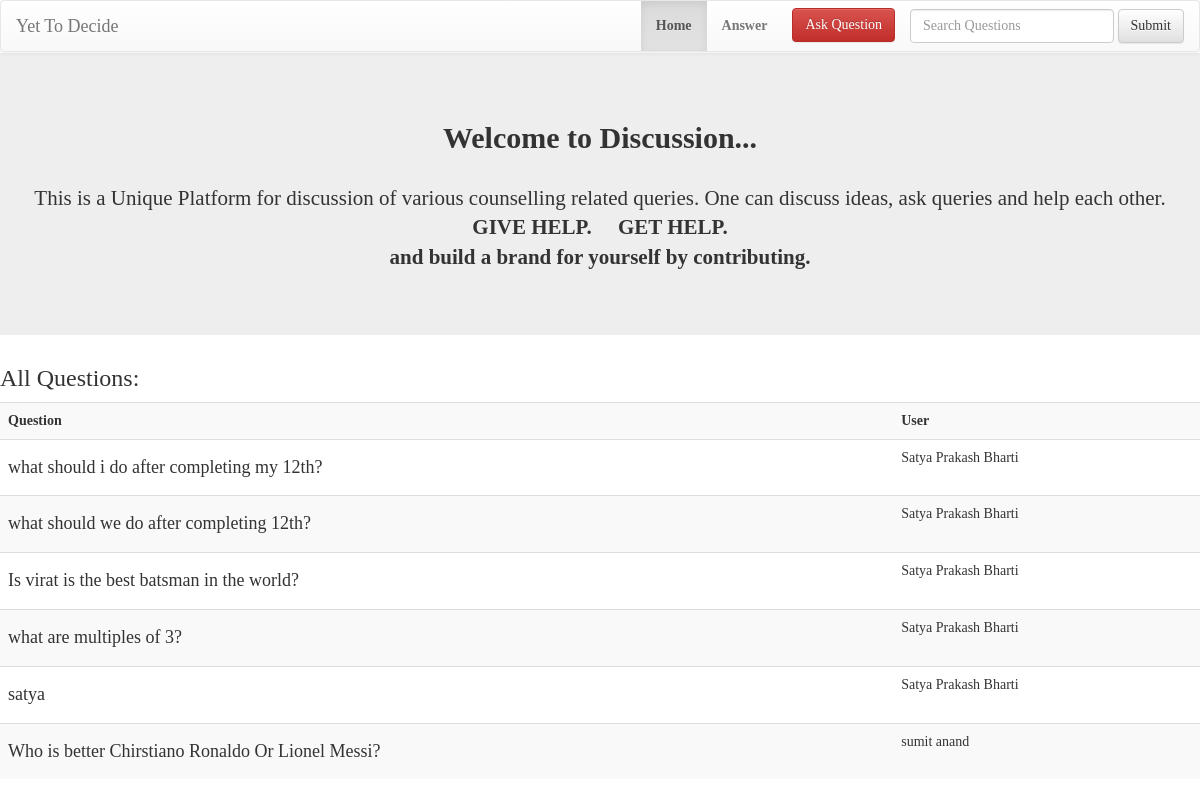
The page /discusssearch.php on the database its author committed.
### tables this page shows
CREATE TABLE `question` (
  `ques_id` int(11) NOT NULL,
  `question` longtext NOT NULL,
  `email` varchar(30) NOT NULL
);

CREATE TABLE `users` (
  `email` varchar(1000) NOT NULL,
  `pass` varchar(30) NOT NULL,
  `name` varchar(30) NOT NULL,
  `phone` varchar(10) NOT NULL,
  `profilep` varchar(200) DEFAULT NULL,
  `college` varchar(245) DEFAULT NULL,
  `about` longtext
);

### discusssearch.php (the view, shortened to what this page needs)
<!DOCTYPE html>
<html>
<head>
	<link rel="stylesheet" href="footer.css" type="text/css">
    <link rel="stylesheet" href="https://maxcdn.bootstrapcdn.com/bootstrap/3.3.7/css/bootstrap.min.css">
    <link rel="stylesheet" href="https://maxcdn.bootstrapcdn.com/bootstrap/3.3.7/css/bootstrap-theme.min.css">
</head>
    <header>
		<nav class="navbar navbar-default">
		  <div class="container-fluid">
			<div class="navbar-header">
			  <a class="navbar-brand" href="index.php">Yet To Decide</a>
			</div>
			<div class="collapse navbar-collapse" id="bs-example-navbar-collapse-1">
			  <ul class="nav navbar-nav navbar-right">
				<li class="active"><a href="index.php"><b>Home</b> <span class="sr-only">(current)</span></a></li>
				<li><a href="#"><b>Answer</b></a></li>
<form class="navbar-form navbar-right" action="discusssearch.php" method="post">
				<div class="form-group">
				  <input type="text" class="form-control" name="question" placeholder="Search Questions">
				</div>
				<button type="submit" name="search" value="Search" class="btn btn-default">Submit</button>
			  </form>
  <button type="button" style="margin-top:7px;margin-left:10px;" class="btn btn-danger" data-toggle="modal" data-target="#myModal">Ask Question</button>
			  </ul>
			</div>
		  </div>
		</nav>
	</header>
<body style="font-family:Times New Roman;">
<div class="jumbotron" style="margin-top:-19px;">
              <center>  <h2><b>Welcome to Discussion...</b></h2><br>
                <p class="lead">This is a Unique Platform for discussion of various counselling related queries. One can discuss ideas, ask queries and help each other.<br><strong>GIVE HELP.&emsp;  GET HELP.<br> and build a brand for yourself by contributing.</strong></p>
			   </center>
            </div>
<h3>All Questions:</h3>
<?php
$link=mysqli_connect('localhost','root','','counselling') or die ('Unable to connect to the server');
$Name= $_POST['question'];
$s="'%".$Name."%'";
$query = "SELECT question.*,users.name
FROM question,users
WHERE question like $s
  and question.email =users.email
ORDER BY ques_id desc";
$result = mysqli_query($link,$query);
$count= mysqli_num_rows($result);
if($count==0)
{
	echo 'No results found';
}
else
{
echo "<table class='table table-striped' width = '700px'>
<tr><th>Question</th>
<th>User</th>
</tr>";
while($row = mysqli_fetch_array($result))
{
 $key1=$row['ques_id'];
	echo "<tr>";
	echo "<td><strong><h4><a style='color:inherit;font-family:Times New Roman;' href = 'answerpage.php?var=$key1'>" . $row['question'] . "</a></h4></strong></td>";
	echo "<td>" . $row['name'] . "</td>";
	echo "</tr>";
}
echo "</table></center>";
}
?>
</body>
</html>

### rows shown on the page
question: question "what should i do after completing my 12th?", email.name "Satya Prakash Bharti"
question: question "what should we do after completing 12th?", email.name "Satya Prakash Bharti"
question: question "Is virat is the best batsman in the world?", email.name "Satya Prakash Bharti"
question: question "what are multiples of 3?", email.name "Satya Prakash Bharti"
question: question "satya", email.name "Satya Prakash Bharti"
question: question "Who is better Chirstiano Ronaldo Or Lionel Messi?", email.name "sumit anand"
